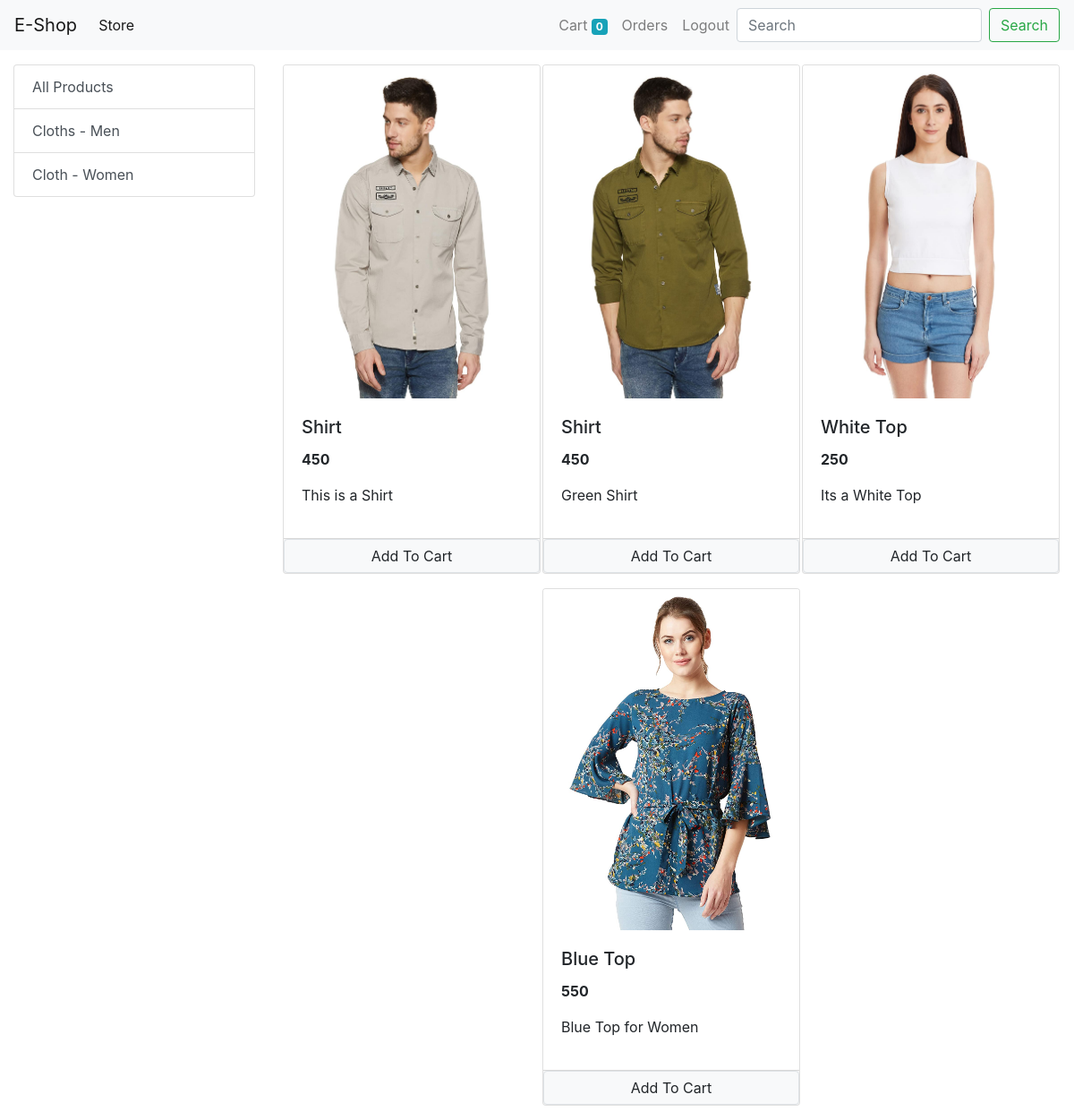
Page / (signed in) on the committed database.
### store/models/category.py (models this page shows, shortened)
class Category(models.Model):
    name = models.CharField(max_length=20)
    @staticmethod
    def get_all_category():
        return Category.objects.all()

### store/models/product.py (models this page shows, shortened)
class Product(models.Model):
    name = models.CharField(max_length=50)
    price = models.IntegerField(default=0)
    category = models.ForeignKey(Category, on_delete=models.CASCADE, default=1)
    description = models.CharField(max_length=200, default=' ')
    image = models.ImageField(upload_to='uploads/products/')
    @staticmethod
    def get_all_products():
        return Product.objects.all()

### store/views/home.py (the view, shortened to what this page needs)
# urls.py: path('', home.Index.as_view(), name="index_page"),
class Index(View):
    def get(self, request):
        cart = request.session.get('cart')
        if not cart:
            request.session['cart'] = {}
        products = None
        categorys = Category.get_all_category()
        categoryID = request.GET.get('category')
        if categoryID:
            products = Product.get_all_products_by_category_id(categoryID)
        else:
            products = Product.get_all_products()
        data = {}
        data['products'] = products
        data['categorys'] = categorys
        print(request.session.get('email'))
        return render(request, 'index.html', data)

### store/templatetags/cart.py (called while the page is built)
@register.filter(name='is_in_cart')
def is_in_cart(product, cart):
    if str(product.id) in cart:
        return True
    return False

### store/templates/index.html (shortened to what this page needs)
{% extends 'base.html' %}
{% block content %}
{% load cart %}
<div class="container-fluid mt-3">
  <div class="row">
    <div class="col-lg-3 mx-auto">
      <div class="list-group">
        <a href="/" class="list-group-item list-group-item-action">All Products</a>
        {% for category in categorys %}
        <a href="/?category={{category.id}}" class="list-group-item list-group-item-action">{{category.name}}</a>
        {% endfor %}
      </div>
    </div>
    <div id='products' class='col-lg-9 mx-auto'>
        <div class="row mx-auto">
          {% for product in products %}
          <div class= "card mx-auto mb-3" id='{{product.id}}' style="width: 18rem;">
            <img src="{{product.image.url}}" class="card-img-top" alt="...">
            <div class="card-body">
              <h5 class="card-title">{{product.name}}</h5>
              <p class="card-text"><b>{{product.price}}</b></p>
              <p>{{product.description}}</p>
            </div>
            <div class="card-footer p-0 ">
              {% if product|is_in_cart:request.session.cart %}
              <div class="row no-gutters">
                <form action="/#{{product.id}}" method="post" class="col-2">
                  {% csrf_token %}
                  <input hidden type="text" name ="product" value="{{product.id}}">
                  <input hidden type="text" name ="minus" value=True>
                  <input type="submit" value=" - " class='btn btn-block btn-secondary'>
                </form>
                <div class="text-center col">{{product|quantity_in_cart:request.session.cart}} in Cart</div>
                <form action="/#{{product.id}}" method="post" class="col-2">
                  {% csrf_token %}
                  <input hidden type="text" name ="product" value="{{product.id}}">
                  <input type="submit" value=' + ' class=' btn btn-block btn-secondary'>
                </form>
            </div>
              {% else %}
              <form action="/#{{product.id}}" method="POST" class="btn-block">
              <input type="submit" href="#" class=" float-right btn btn-light border form-control" value="Add To Cart">
              </form>
              {% endif %}
          </div>
          </div>
          {% endfor %}
      </div>
  </div>
    </div>
  </div>
    {% endblock %}

### rows in the picture
Category: name "Cloths - Men"
Category: name "Cloth - Women"
Product: {{ product.id }} 1 (drawn), image (picture), name "Shirt", price "450", description "This is a Shirt"
Product: image (picture), name "Shirt", price "450", description "Green Shirt"
Product: image (picture), name "White Top", price "250", description "Its a White Top"
Product: image (picture), name "Blue Top", price "550", description "Blue Top for Women"

### other values in the picture
{{ request.session.cart|length }} "0"
